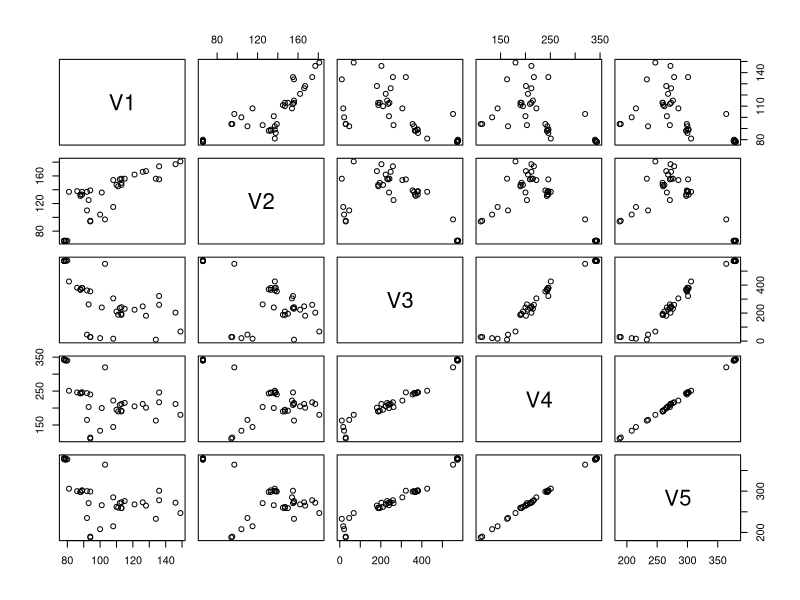

Recreate this plot in R.
library(rrcov)


### Name: bushmiss
### Title: Campbell Bushfire Data with added missing data items
### Aliases: bushmiss
### Keywords: datasets

### ** Examples

## The following code will result in exactly the same output
##  as the one obtained from the original data set
data(bushmiss)
bf <- bushmiss[bushmiss$MPROB==0,1:5]
plot(bf)
covMcd(bf)


## Not run: 
##D ##  This is the code with which the missing data were created:
##D ##
##D ##  Creates a data set with missing values (for testing purposes)
##D ##  from a complete data set 'x'. The probability of
##D ##  each item being missing is 'pr' (Bernoulli trials).
##D ##
##D getmiss <- function(x, pr=0.1)
##D {
##D     n <- nrow(x)
##D     p <- ncol(x)
##D     done <- FALSE
##D     iter <- 0
##D     while(iter <= 50){
##D         bt <- rbinom(n*p, 1, pr)
##D         btmat <- matrix(bt, nrow=n)
##D         btmiss <- ifelse(btmat==1, NA, 0)
##D         y <- x+btmiss
##D         if(length(which(rowSums(nanmap(y)) == p)) == 0)
##D             return (y)
##D         iter <- iter + 1
##D     }
##D     y
##D }
## End(Not run)
